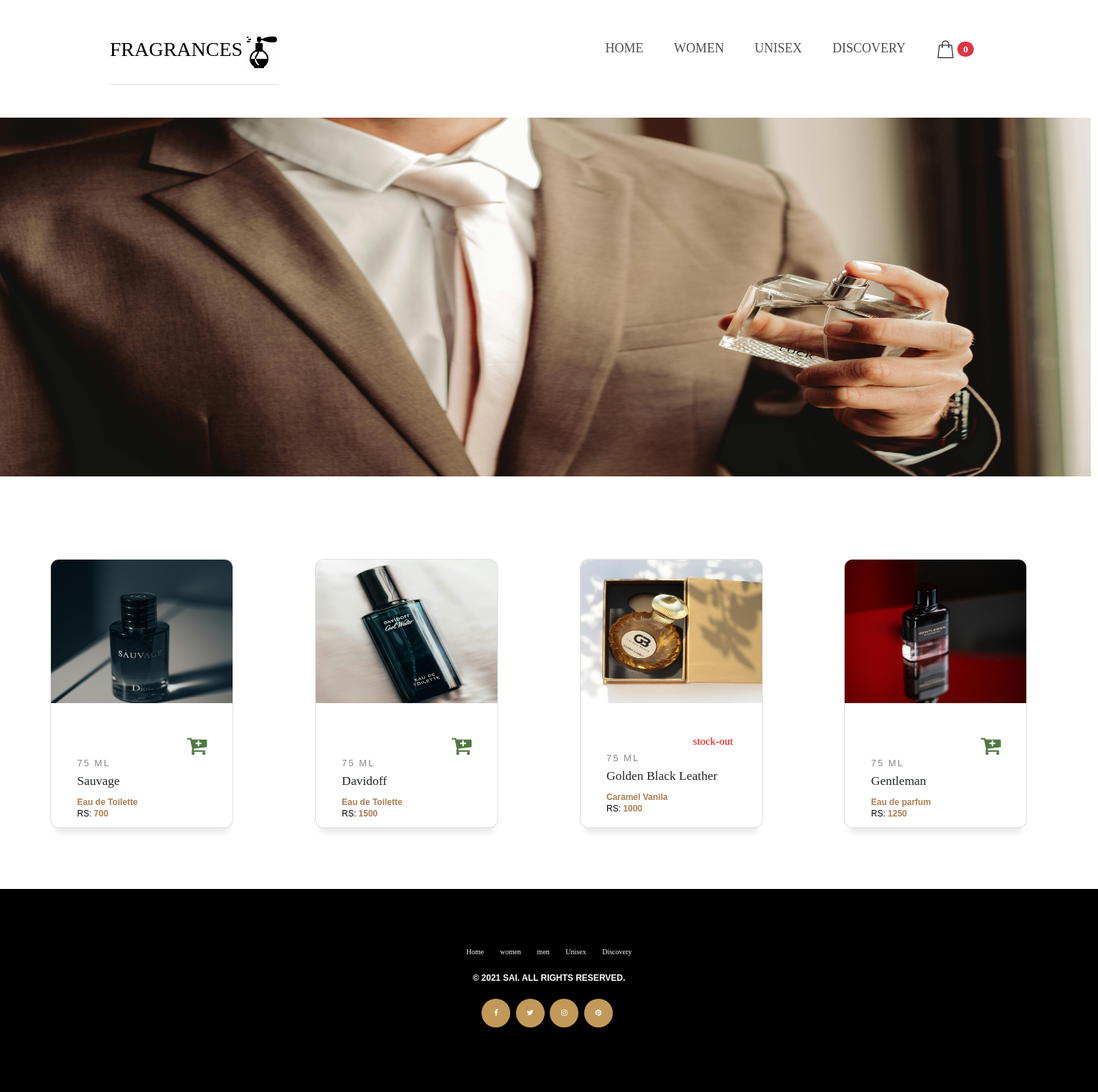
The page /men on the database its author committed.
### app1/models.py (models this page shows, shortened)
class pro(models.Model):
    categorychoices=(
        ('Men','Men'),
        ('Women','Women'),
        ('Unisex','Unisex'),
    )
    name=models.CharField(max_length=50)
    image=models.ImageField()
    price=models.IntegerField()
    quantity=models.IntegerField()
    ingredients=models.CharField(max_length=300)
    netquantity=models.CharField(max_length=30)
    fragrance=models.CharField(max_length=300)
    category=models.CharField(max_length=100,default='Men',choices=categorychoices)

### app1/views.py (the view)
# urls.py: path('men',views.Men,name="Men"),
def Men(a1):
    obj = pro.objects.all()
    l = []
    for i in obj:
        if i.category == 'Men':
            l.append(i)
    if 'id' in a1.session:
        user = register.objects.get(username=a1.session['id'])
        datass = c_rt.objects.filter(user_det=user)
        ca = [i.pro_det.id for i in datass]
        return render(a1, 'men.html', {'l': l,'c':ca,'d':datass})
    else:
        return render(a1, 'men.html', {'l': l,})

### template/men.html (shortened to what this page needs)
<!DOCTYPE html>
<html>
{% load static %}
<head>
<link rel="stylesheet" href="https://cdn.jsdelivr.net/npm/bootstrap@4.4.1/dist/css/bootstrap.min.css">
<link href="{% static 'css/bootstrap.css' %}" rel="stylesheet" type="text/css" media="all">
<link rel="stylesheet" href="https://cdn.jsdelivr.net/npm/bootstrap@4.0.0/dist/css/bootstrap.min.css">
<link href="{% static 'css/style.css' %}" rel="stylesheet" type="text/css" media="all">
<link href="{% static 'css/memenu.css' %}" rel="stylesheet" type="text/css" media="all" />
<link href="{% static 'css/style.css' %}" rel="stylesheet" type="text/css" media="all" />
</head>
<body>
<header>
	<div class="hero">
		<nav>
			<h2 class="logo"><span>FRAGRANCES</span><img src="{% static 'image/icons8-perfume.gif' %} "></h2>
			<ul>
				<li><a href="../">HOME</a> </li>
				<li><a href="women">WOMEN</a> </li>
				<li><a href="unisex">UNISEX</a> </li>
				<li><a href="contact">DISCOVERY</a> </li>
				<li><a href="cart"><img src="{% static 'image/icons8-shopping-bag-50.png' %}" width="25px" height="25px">
    							<span class="badge badge-pill badge-danger">{% if d %}{{ d.count }}{% else %}0{% endif %}</span></a></li>			</ul>
		</nav>
	</div>
    <div><img src="{% static 'image/men.jpeg' %} " width="1520px" height="500px"></div>
</header><br><br><br><br><br><br><br>
<div class="container-fluid">
    <div class="row" style="padding-left:55px;">
        {% for i in l %}
        <div class="col-3">
            <div class="card my-3  " style="width: 255px;height: 375px;">
                <a href="o/{{i.id}}"> <img src="{{i.image.url}}" width="270px" height="200px" class="card-img-top" alt="Card image cap"></a>
                <br>
                <div class="card-body">
                      <div class="card__info">
						  {% if i.quantity > 0%}
							{% if i.id in c %}
								<a style="padding-left:85%;" href="../cart"><i class="fa fa-cart-arrow-down fa-3x" aria-hidden="true" style="color:brown;"></i></a>
							{% else %}
								<a style="padding-left:85%;" href="../addcart/{{i.id}}" > <i class="fa fa-cart-plus fa-3x" aria-hidden="true" style="color:#4F7942;"></i> </a>
							{% endif %}
						  {% else %}
						  	<h4 style="padding-left:67%;color:red;">stock-out</h4>
						  {% endif %}
                        <span class="card__category"> {{i.netquantity}}</span>
                        <h3 class="card__title">{{i.name}}</h3>
                        <span class="card__by"><a href="#" class="card__author" title="author">{{i.fragrance}}</a></span>
                        <h1 class="card__by"><span>RS: </span><a href="#" class="card__author" title="author">{{i.price}}</a></h1>
                      </div>
                </div>
            </div>
        </div>
    {% endfor %}
    </div>
</div>
<br><br><br><br><br>
<link href="https://maxcdn.bootstrapcdn.com/font-awesome/4.7.0/css/font-awesome.min.css" rel="stylesheet" />
<div class="footer">
	<div class="container">
		<div class="row text-center">
			<div class="col-lg-12 col-sm-12 col-xs-12">
				<div class="footer_menu">
					<ul>
						<li><a href="../">Home</a></li>
						<li><a href="../women">women</a></li>
						<li><a href="../men">men</a></li>
						<li><a href="../unisex">Unisex</a></li>
						<li><a href="../contact">Discovery</a></li>
					</ul>
				</div>
				<div class="footer_copyright">
					<p>© 2021 Sai. All Rights Reserved.</p>
				</div>
				<div class="footer_profile">
					<ul>
						<li><a href="#"><i class="fa fa-facebook"></i></a></li>
						<li><a href="#"><i class="fa fa-twitter"></i></a></li>
						<li><a href="#"><i class="fa fa-instagram"></i></a></li>
						<li><a href="#"><i class="fa fa-pinterest"></i></a></li>
					</ul>
				</div>
			</div>
		</div>
	</div>
</div>
</body>
</html>

### static/css/style.css (style rules this page uses)
.hero { height:18vh; width:100%; background-color:white; background-size:cover; background-position:center; }
nav { display:flex; align-items:center; justify-content:space-between; padding-top:40px; padding-left:10%; padding-right:10%; }
.logo { color:#2f3133; font-size:28px; }
span { color:black; }
nav ul li { list-style-type:none; display:inline-block; padding:10px 20px; }
nav ul li a { color:#4d4f52; text-decoration:none; font-size:18px; }
body { background:#fff; font-family: 'Lato-Regular'; }
body a { transition: 0.5s all; -webkit-transition: 0.5s all; -o-transition: 0.5s all; -moz-transition: 0.5s all; -ms-transition: 0.5s all; }
.logo { text-align: center; padding: 25px 0 20px 0px; border-bottom: 1px solid #DEDEDE; }
.footer { padding:3em 0px; }
ul { padding: 0; list-style: none; }

### template/men.html (style rules this page uses)
* { box-sizing: border-box; }
.card { margin-right: 25px; transition: all .4s cubic-bezier(0.175, 0.885, 0, 1); background-color: #fff; width: 270px; position: relative; border-radius: 12px; overflow: hidden; box-shadow: 0px 13px 10px -7px rgba(0, 0, 0,0.1); }
.card__info { background-color: transparent; border-bottom-left-radius: 12px; border-bottom-right-radius: 12px; padding: 16px 24px 24px 24px; }
.card__category { font-family: 'Raleway', sans-serif; text-transform: uppercase; font-size: 13px; letter-spacing: 2px; font-weight: 500; color: #868686; }
.card__title { margin-top: 5px; margin-bottom: 10px; font-family: 'Roboto Slab', serif; }
.card__by { font-size: 12px; font-family: 'Raleway', sans-serif; font-weight: 500; }
.card__author { font-weight: 600; text-decoration: none; color: #AD7D52; }
nav { display:flex; align-items:center; justify-content:space-between; padding-top:2px; padding-left:10%; padding-right:10%; }
.logo { color:#2f3133; font-size:28px; }
span { color:black; }
nav ul li { list-style-type:none; display:inline-block; padding:10px 20px; }
nav ul li a { color:#4d4f52; text-decoration:none; font-size:18px; }
body { margin-top:20px; }
.footer { background:black; padding-bottom: 50px; padding-top: 80px; }
.footer_menu { margin-bottom: 20px; }
.footer_menu ul { list-style: none; text-align: center; }
.footer_menu ul li { display: inline-block; }
.footer_menu ul li a { color:#fff; padding: 0 10px; -webkit-transition: 0.3s; transition: 0.3s; }
.footer_profile { margin-bottom:40px; }
.footer_profile ul { list-style: outside none none; margin: 0; padding: 0 }
.footer_profile ul li { display: inline-block; }
.footer_profile ul li a { background: #c29958; width: 40px; height: 40px; display: block; text-align: center; margin-right: 5px; border-radius: 50%; line-height: 40px; box-sizing: border-box; text-decoration: none; -webkit-transition: .3s; transition: .3s; color: #fff; }
.footer_copyright { margin-bottom: 20px; text-transform: uppercase; font-size: 12px; font-family: 'Montserrat', sans-serif; font-weight: 600; color: #fff; }

### rows shown on the page
pro: image (picture), netquantity "75 ML", name "Sauvage", fragrance "Eau de Toilette", price "700"
pro: image (picture), netquantity "75 ML", name "Davidoff", fragrance "Eau de Toilette", price "1500"
pro: image (picture), quantity "stock-out", netquantity "75 ML", name "Golden Black Leather", fragrance "Caramel Vanila", price "1000"
pro: image (picture), netquantity "75 ML", name "Gentleman", fragrance "Eau de parfum", price "1250"
